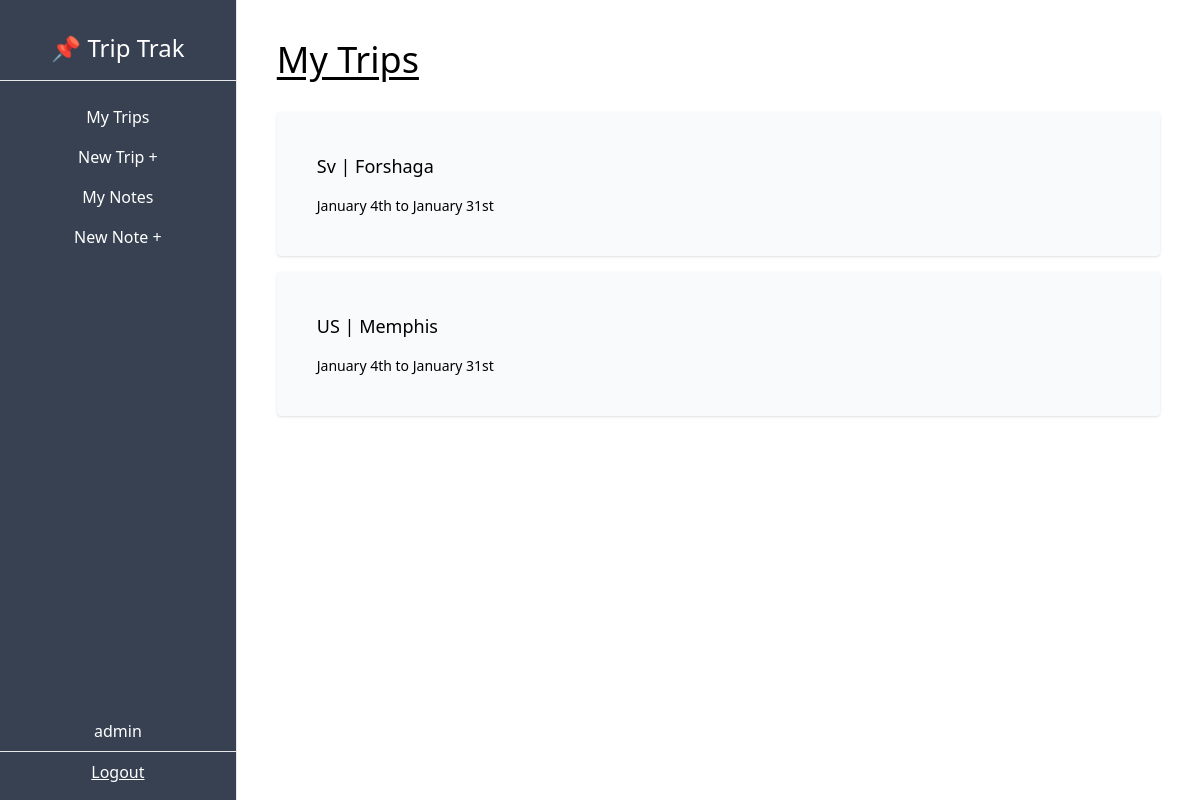
The page /dashboard/ (signed in) on the database its author committed.
### trip/models.py (models this page shows, shortened)
class Trip(models.Model):
    city = models.CharField(max_length=50)
    country = models.CharField(max_length=2)
    start_date = models.DateField(blank=True, null=True) # this means that it is not a required field. It is okay to store blank values.
    end_date = models.DateField(blank=True, null=True) # this means that it is not a required field. It is okay to store blank values.
    owner = models.ForeignKey(User, on_delete=models.CASCADE, related_name='trips') # Foreign key, för det är many-to-one relationship. on_delete finns där för att radera alla trips om user blir deletat. relaterat namn 'trips', för att göra det åtkomligt i notes-modellen sen

### trip/views.py (the view)
# urls.py: path('dashboard/', trips_list, name='trip-list'),
def trips_list(request):
    trips = Trip.objects.filter(owner=request.user)
    context = {
        'trips': trips,
    }
    return render(request, 'trip/trips_list.html', context)

### trip/templates/trip/trips_list.html
{% extends 'trip/base.html' %}
{% block content %}
<h1 class="text-4xl underline underline-offset-4 mb-8">My Trips</h1>
{% for trip in trips %}
    <a href="{% url 'trip-detail' trip.pk %}">
        <div class="bg-gray-50 p-10 rounded shadow my-4 hover:shadow-lg hover:cursor-pointer">
            <p class="text-lg">
                {{trip.country}} | {{trip.city}}
            </p>
            <p class="text-sm pt-4">
                {% if trip.start_date %}
                {{ trip.start_date|date:"F jS" }}
                {% else %}
                TBA
                {% endif %}
                to
                {% if trip.end_date %}
                {{ trip.end_date|date:"F jS" }}
                {% else %}
                TBA
                {% endif %}
            </p>
        </div>
    </a>
{% endfor %}
{% endblock content %}

### trip/templates/trip/base.html (shortened to what this page needs)
<!DOCTYPE html>
<html lang="en">
    <head>
        <script src="https://cdn.tailwindcss.com"></script>
      </head>
<body>
    <div class="flex-col md:flex-row flex h-screen">
        <div class="md:h-screen bg-gray-700 text-white w-full md:w-1/4 md:max-w-xs py-2 md:pt-8 md:pb-2 flex flex-col items-center justify-start border-r">
            <div class="border-b w-full text-center pb-4 text-2xl">
                <h1>📌 Trip Trak</h1>
            </div>
            <div class="pt-4 w-full text-center">
                <ul class="flex md:flex-col justify-around px-2 md:px-0 pb-2 md:pb-0">
                    <a href="{% url 'trip-list' %}">
                        <li class="py-2 px-3 md:px-0 hover:bg-gray-600 hover:cursor-pointer">My Trips</li>
                    </a>
                    <a href="{% url 'trip-create' %}">
                        <li class="py-2 px-3 md:px-0 hover:bg-gray-600 hover:cursor-pointer">New Trip +</li>
                    </a>
                    <a href="{% url 'note-list' %}">
                        <li class="py-2 px-3 md:px-0 hover:bg-gray-600 hover:cursor-pointer">My Notes</li>
                    </a>
                    <a href="{% url 'note-create' %}">
                    <li class="py-2 px-3 md:px-0 hover:bg-gray-600 hover:cursor-pointer">New Note +</li>
                    </a>
                </ul>
            </div>
            <div class="mt-auto w-full text-center flex md:flex-col justify-evenly py-2 md:pt-0">
                <p class="">{{user.username}}</p>
                <hr class="my-2">
                <a class="underline" href="{% url 'logout' %}">
                    Logout
                </a>
            </div>
        </div>
        <div class="w-full md:w-full p-10 overflow-auto">
            {% block content %}
            {% endblock content %}
        </div>
    </div>
</body>
</html>

### rows shown on the page
Trip: country "Sv", city "Forshaga", start_date "January 4th", end_date "January 31st"
Trip: country "US", city "Memphis", start_date "January 4th", end_date "January 31st"

### other values the page prints
{{ user.username }} "admin"
